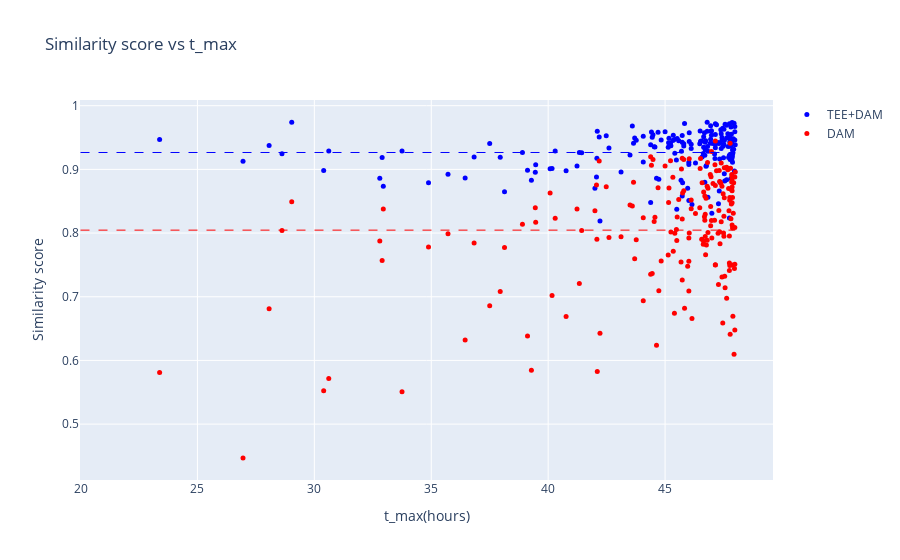

This figure's notebook cell:
### Code cell
# x = df1[df1.index.isin(pid_positive)].color_t_max.values
# y = list_sim_score1#[:-2]
# z = list_t_max_rmse1#[:-2]


# y2 = list_sim_score2
# z2 = list_t_max_rmse2

# x.shape, len(y)
# plotly scatter plot. x-y and x-y2
fig = go.Figure()
_ = fig.add_trace(go.Scatter(x=x1, y=y1, mode='markers',
                         marker=dict(size=5, color='blue'),
                         name='TEE+DAM'))
_ =  fig.add_trace(go.Scatter(x=x2, y=y2, mode='markers',
                            marker=dict(size=5, color='red'),
                            name='DAM'))
_ =  fig.update_layout(title='Similarity score vs t_max',
                    xaxis_title='t_max(hours)',
                    yaxis_title='Similarity score')

# plot the means as horizontal dashed lines
_ = fig.add_shape(type="line", x0=20, y0=np.mean(y1), x1=np.max(x1), y1=np.mean(y1),
                line=dict(color="blue", width=1, dash="dash"))
_ = fig.add_shape(type="line", x0=20, y0=np.mean(y2), x1=np.max(x1), y1=np.mean(y2),
                line=dict(color="red", width=1, dash="dash"))
                  
fig.show()

### Figure 1 — Plotly figure (JSON) as saved in the notebook; plotly's stock layout.template omitted (floating-point values rounded to 4 significant figures; data arrays with more than 128 entries replaced by an {"elided": "..."} marker saying what was removed)
{"data": [{"marker": {"color": "blue", "size": 5}, "mode": "markers", "name": "TEE+DAM", "type": "scatter", "x": {"elided": "188 float values"}, "y": {"elided": "188 float values"}}, {"marker": {"color": "red", "size": 5}, "mode": "markers", "name": "DAM", "type": "scatter", "x": {"elided": "188 float values"}, "y": {"elided": "188 float values"}}], "layout": {"shapes": [{"line": {"color": "blue", "dash": "dash", "width": 1}, "type": "line", "x0": 20, "x1": 48, "y0": 0.9265, "y1": 0.9265}, {"line": {"color": "red", "dash": "dash", "width": 1}, "type": "line", "x0": 20, "x1": 48, "y0": 0.8046, "y1": 0.8046}], "title": {"text": "Similarity score vs t_max"}, "xaxis": {"title": {"text": "t_max(hours)"}}, "yaxis": {"title": {"text": "Similarity score"}}}}
